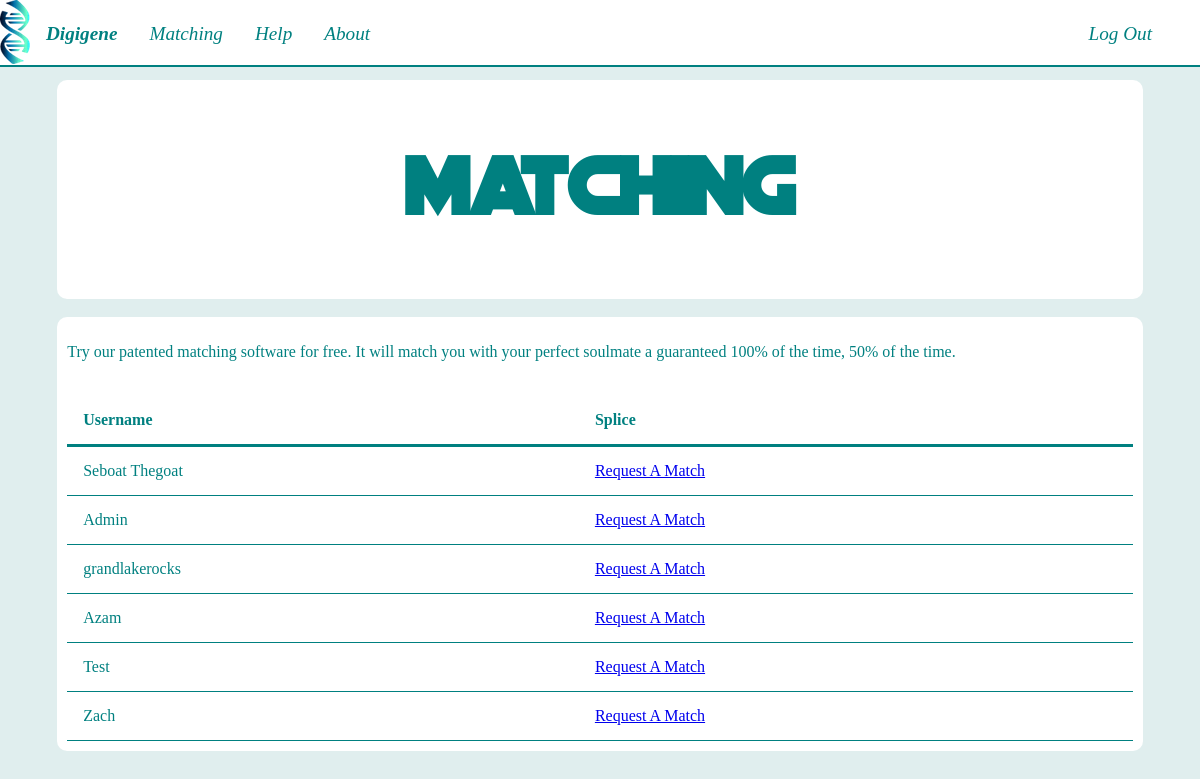
The page /Matching.php on the database as committed earlier.
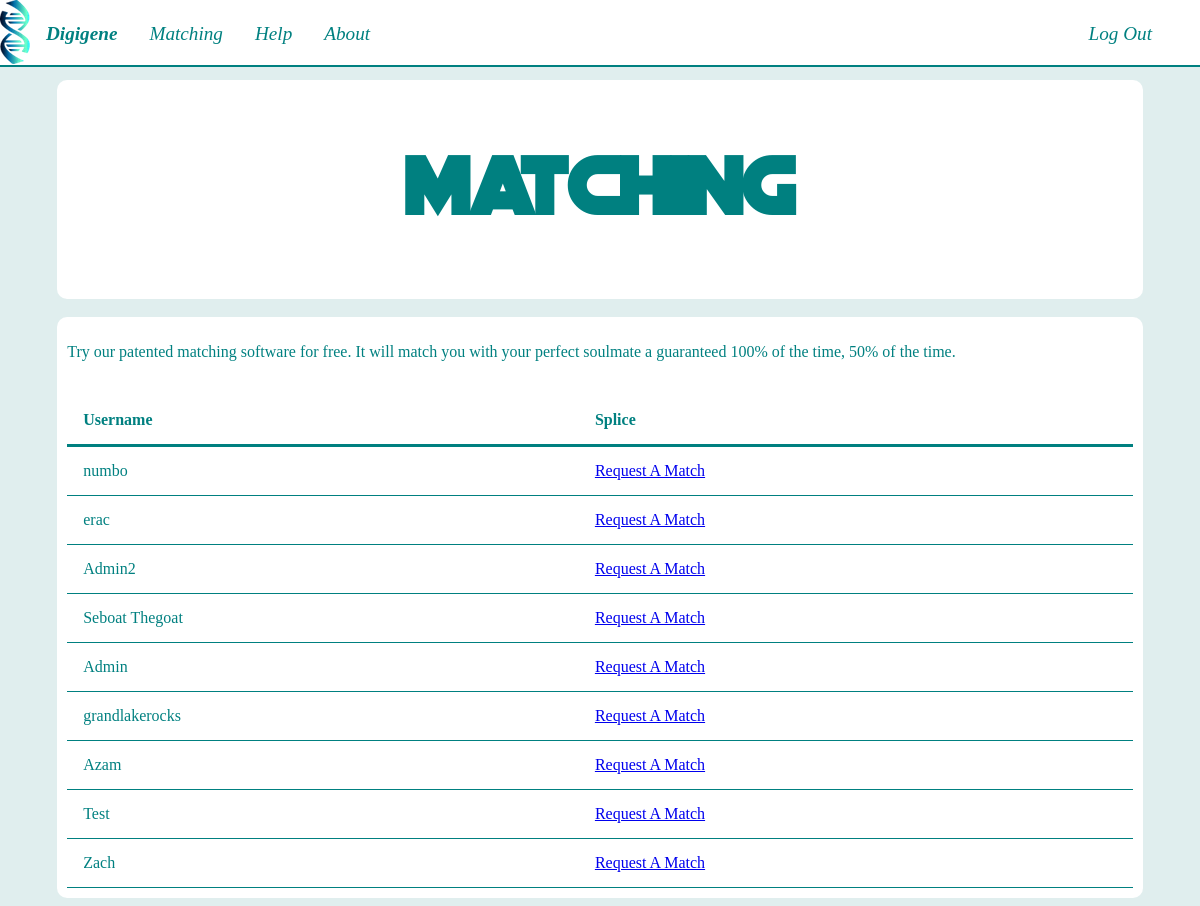
The same page on the database as committed later.
### tables this page shows
CREATE TABLE `accounts` (
  `id` int(10) NOT NULL,
  `username` text NOT NULL,
  `password` text NOT NULL,
  `bio` text NOT NULL,
  `age` int(10) NOT NULL,
  `disease` text NOT NULL,
  `gender` text NOT NULL
);

### Matching.php (the view, shortened to what this page needs)
<?php
include 'Navbar.php';
?>
<!DOCTYPE html>
<html>
    <head>
    </head>
    <body>
        <br><br><br><br>
        <div class="bubble">
        <h1>Matching</h1>
        </div>
        <br>
        <div class="bubble">
            <p>Try our patented matching software for free. It will match you with your perfect soulmate a guaranteed 100% of the time, 50% of the time.</p>
        <?php
        $host = "localhost";
        $user = "root";
        $pass = "root";
        $db = "digigene";
        $connection = mysqli_connect($host, $user, $pass) or die ("Unable to connect!");
        mysqli_select_db($connection,$db) or die ("Unable to select database!");
	$query = "SELECT * FROM accounts ORDER BY id DESC";
	$result = mysqli_query($connection, $query) or die ("Error in query: $query. ".mysqli_error());
	if (mysqli_num_rows($result) > 0) {
            echo "<br>";
    	    echo "<table id='userTable' cellpadding=10 border=1>";
    	    echo "<tr> <th>Username</th> <th>Splice</th> </tr>";
    	    while($row = mysqli_fetch_row($result)) {
        	echo "<tr>";
       		echo "<td>" . $row[1]."</td>";
                echo "<td><a href=".$_SERVER['PHP_SELF']."?id=".$row[0].">Request A Match</a> </td>";
       		echo "</tr>";
    	    }
	    echo "</table>";
            echo "</div>";
	} else {
   	    echo "No rows found!";
	}
        ?>
</body>
</html>

### Navbar.php (shortened to what this page needs)
<html>
<head>
<link rel="stylesheet" type="text/css" href="Digigene.css">
</head>
<body>
<ul>
  <a href="http://localhost:8888/Digigene/Home.php"> <img class="logo" style="float:left"; src="Dnaheart.png"> </a>
  <li><a href="http://localhost:8888/Digigene/Home.php"><b>Digigene</b></a></li>
  <li><a href="http://localhost:8888/Digigene/Matching.php">Matching</a></li>
  <li><a href="http://localhost:8888/Digigene/Help.php">Help</a></li>
  <li><a href="http://localhost:8888/Digigene/About.php">About</a></li>
  <li style="float:right"><a href=""><?php echo $_SESSION['username'];?> </a></li>
  <li style="float:right"><a href="http://localhost:8888/Digigene/Login.php">Log Out</a></li>
</ul>
</body>
</html>

### Digigene.css (style rules this page uses)
:root { --bg-color :#E0EEEE; --div-color : white; --text-color: teal; }
.bubble { border-radius: 10px; background: var(--div-color); padding: 10px 10px; width: 90%; margin: auto; }
body { font-family: Verdana; color: var(--text-color); background-color: var(--bg-color); text-align: left; }
h1 { font-family: titleFont; font-size: 500% }
h1, h5 { text-align: center; }
table, td, th { text-align: left; }
table { border-collapse: collapse; border-width: 0px; border-color: var(--div-color); width: 100%; }
th, td { padding: 15px; border-bottom: 1px solid var(--text-color); }
th { border-bottom: 3px solid var(--text-color); }
ul { padding-top: 0px; margin: 0px; padding: 0px; overflow: hidden; position: absolute; top: 0px; left: 0px; right: 0px; position: fixed; width: 100%; height: 65px; list-style-type: none; overflow: hidden; background-color: var(--div-color); border-bottom: solid; border-bottom-width: 2px; border-bottom-color: var(--text-color); }
li { float: left; border-right:1px solid #bb; }
li:last-child { border-right: none; }
li a { font-family: Verdana; font-style: italic; display: block; color: var(--text-color); text-align: center; padding: 23px 16px; text-decoration: none; font-size: 120%; }

Rows that differ between the two databases and show on the page:
added accounts: username "numbo"
added accounts: username "erac"
added accounts: username "Admin2"
